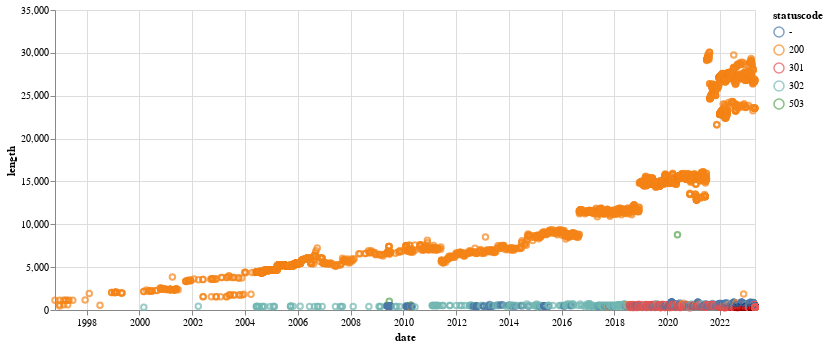

Notebook code for this chart:
### Markdown cell above
## Putting it all together

Let's use the `timestamp`, `length`, and `statuscode` fields to look at all the captures of `http://nla.gov.au`.

### Code cell
alt.Chart(df).mark_point().encode(
    x="date:T",
    y="length:Q",
    color="statuscode",
).properties(width=700)

### Figure 1 — Vega specification as saved in the notebook (floating-point values rounded to 4 significant figures; data arrays with more than 128 entries replaced by an {"elided": "..."} marker saying what was removed)
{"$schema": "https://vega.github.io/schema/vega/v5.json", "data": [{"name": "source_0", "values": {"elided": "29691 records"}, "transform": [{"type": "formula", "expr": "toDate(datum['date'])", "as": "date"}]}, {"name": "source_0_y_domain_length", "values": [{"min": 235, "max": 30062}]}, {"name": "source_0_color_domain_statuscode", "values": [{"statuscode": "200"}, {"statuscode": "302"}, {"statuscode": "-"}, {"statuscode": "503"}, {"statuscode": "301"}]}], "marks": [{"type": "symbol", "name": "marks", "from": {"data": "source_0"}, "encode": {"update": {"opacity": {"value": 0.7}, "ariaRoleDescription": {"value": "point"}, "stroke": {"field": "statuscode", "scale": "color"}, "fill": {"value": "transparent"}, "description": {"signal": "\"statuscode: \" + (isValid(datum[\"statuscode\"]) ? datum[\"statuscode\"] : \"\"+datum[\"statuscode\"]) + \"; date: \" + (timeFormat(datum[\"date\"], '%b %d, %Y')) + \"; length: \" + (format(datum[\"length\"], \"\"))"}, "x": {"field": "date", "scale": "x"}, "y": {"field": "length", "scale": "y"}}}, "style": ["point"]}], "scales": [{"name": "x", "type": "time", "domain": {"data": "source_0", "field": "date"}, "range": [0, {"signal": "width"}]}, {"name": "y", "type": "linear", "domain": [{"signal": "(data(\"source_0_y_domain_length\")[0] || {}).min"}, {"signal": "(data(\"source_0_y_domain_length\")[0] || {}).max"}], "range": [{"signal": "height"}, 0], "zero": true, "nice": true}, {"name": "color", "type": "ordinal", "domain": {"data": "source_0_color_domain_statuscode", "field": "statuscode", "sort": true}, "range": "category"}], "axes": [{"scale": "x", "minExtent": 0, "ticks": false, "tickCount": {"signal": "ceil(width/40)"}, "zindex": 0, "maxExtent": 0, "domain": false, "aria": false, "orient": "bottom", "gridScale": "y", "labels": false, "grid": true}, {"scale": "y", "labels": false, "ticks": false, "zindex": 0, "tickCount": {"signal": "ceil(height/40)"}, "domain": false, "aria": false, "gridScale": "x", "orient": "left", "maxExtent": 0, "grid": true, "minExtent": 0}, {"scale": "x", "zindex": 0, "title": "date", "orient": "bottom", "grid": false, "labelFlush": true, "labelOverlap": true, "tickCount": {"signal": "ceil(width/40)"}}, {"scale": "y", "labelOverlap": true, "tickCount": {"signal": "ceil(height/40)"}, "zindex": 0, "orient": "left", "grid": false, "title": "length"}], "style": "cell", "width": 700, "legends": [{"stroke": "color", "symbolType": "circle", "title": "statuscode", "encode": {"symbols": {"update": {"fill": {"value": "transparent"}, "opacity": {"value": 0.7}}}}}], "height": 300, "background": "white", "padding": 5}
